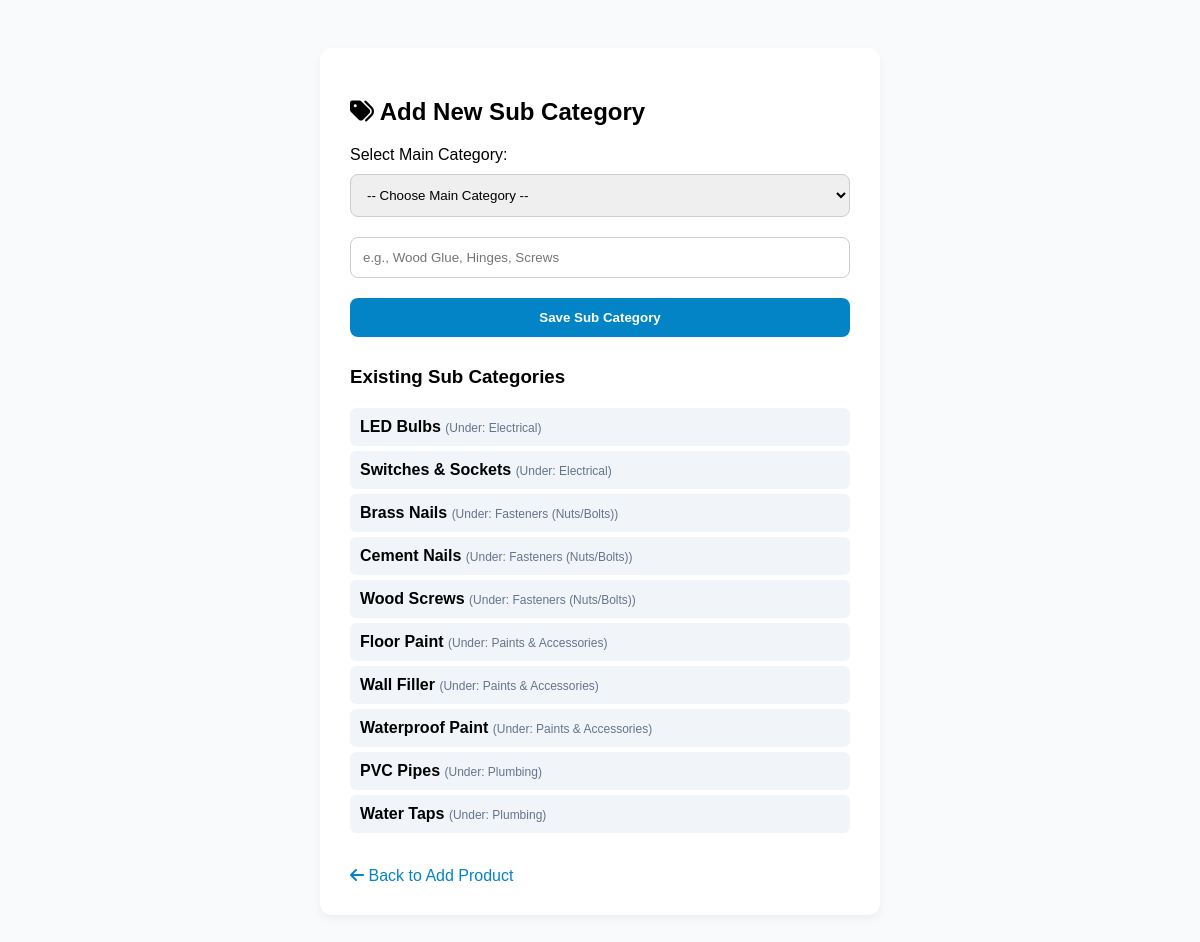
The page /manage_subcategories.php on the database its author committed.
### tables this page shows
CREATE TABLE `sub_categories` (
  `sub_category_id` int(11) NOT NULL,
  `category_id` int(11) NOT NULL,
  `sub_category_name` varchar(100) NOT NULL
);

CREATE TABLE `categories` (
  `category_id` int(11) NOT NULL,
  `category_name` varchar(100) NOT NULL,
  `created_at` timestamp NOT NULL DEFAULT current_timestamp()
);

### manage_subcategories.php (the view, shortened to what this page needs)
<?php
$conn = new mysqli("localhost", "root", "", "hardware");
$sub_categories = $conn->query("SELECT s.*, c.category_name FROM sub_categories s JOIN categories c ON s.category_id = c.category_id ORDER BY c.category_name ASC");
?>
<!DOCTYPE html>
<html>
<head>
    <link rel="stylesheet" href="https://cdnjs.cloudflare.com/ajax/libs/font-awesome/6.5.1/css/all.min.css">
</head>
<body>
<div class="container">
    <h2><i class="fa-solid fa-tags"></i> Add New Sub Category</h2>
    <form method="POST">
        <label>Select Main Category:</label>
        <select name="category_id" required>
            <option value="">-- Choose Main Category --</option>
        </select>
        <input type="text" name="sub_category_name" required placeholder="e.g., Wood Glue, Hinges, Screws">
        <button type="submit" name="add_subcategory">Save Sub Category</button>
    </form>
    <h3>Existing Sub Categories</h3>
    <ul>
        <?php while($row = $sub_categories->fetch_assoc()): ?>
            <li><strong><?php echo $row['sub_category_name']; ?></strong> <span style="font-size:12px; color:#64748b;">(Under: <?php echo $row['category_name']; ?>)</span></li>
        <?php endwhile; ?>
    </ul>
    <br>
    <a href="add_product.php" style="color: #0284c7; text-decoration: none;"><i class="fa-solid fa-arrow-left"></i> Back to Add Product</a>
</div>
</body>
</html>

### manage_subcategories.php (style rules this page uses)
body { font-family: sans-serif; background: #f8fafc; padding: 40px; }
.container { max-width: 500px; background: white; padding: 30px; border-radius: 12px; box-shadow: 0 4px 10px rgba(0,0,0,0.05); margin: 0 auto; }
select, input, button { width: 100%; padding: 12px; margin: 10px 0; border-radius: 8px; border: 1px solid #ccc; box-sizing: border-box; }
button { background: #0284c7; color: white; font-weight: bold; cursor: pointer; border: none; }
ul { list-style: none; padding: 0; margin-top: 20px; }
li { padding: 10px; background: #f1f5f9; margin-bottom: 5px; border-radius: 6px; }

### rows shown on the page
sub_categories: sub_category_name "LED Bulbs", category.category_name "Electrical"
sub_categories: sub_category_name "Switches & Sockets", category.category_name "Electrical"
sub_categories: sub_category_name "Brass Nails", category.category_name "Fasteners (Nuts/Bolts)"
sub_categories: sub_category_name "Cement Nails", category.category_name "Fasteners (Nuts/Bolts)"
sub_categories: sub_category_name "Wood Screws", category.category_name "Fasteners (Nuts/Bolts)"
sub_categories: sub_category_name "Floor Paint", category.category_name "Paints & Accessories"
sub_categories: sub_category_name "Wall Filler", category.category_name "Paints & Accessories"
sub_categories: sub_category_name "Waterproof Paint", category.category_name "Paints & Accessories"
sub_categories: sub_category_name "PVC Pipes", category.category_name "Plumbing"
sub_categories: sub_category_name "Water Taps", category.category_name "Plumbing"
